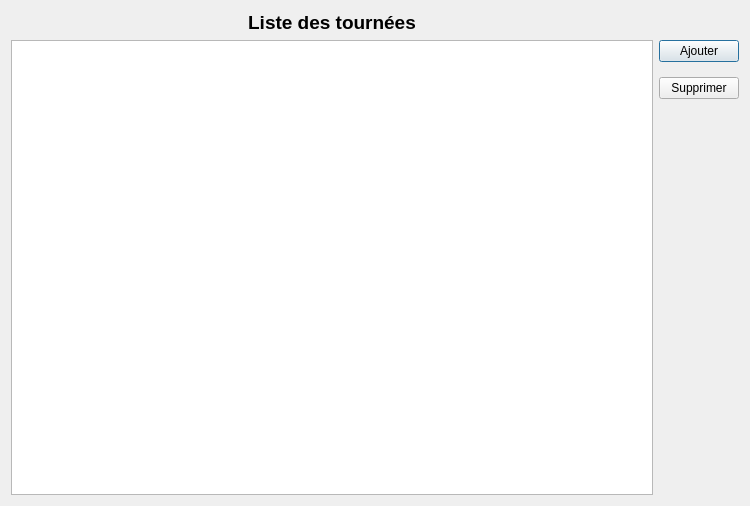
<?xml version="1.0" encoding="UTF-8"?>
<ui version="4.0">
 <class>DisplayTournee</class>
 <widget class="QDialog" name="DisplayTournee">
  <property name="geometry">
   <rect>
    <x>0</x>
    <y>0</y>
    <width>750</width>
    <height>506</height>
   </rect>
  </property>
  <property name="windowTitle">
   <string>Dialog</string>
  </property>
  <layout class="QGridLayout" name="gridLayout">
   <item row="1" column="4">
    <layout class="QVBoxLayout" name="verticalLayout">
     <property name="spacing">
      <number>15</number>
     </property>
     <property name="leftMargin">
      <number>0</number>
     </property>
     <item>
      <widget class="QPushButton" name="addTourBtn">
       <property name="text">
        <string>Ajouter</string>
       </property>
      </widget>
     </item>
     <item>
      <widget class="QPushButton" name="dltTourBtn">
       <property name="text">
        <string>Supprimer</string>
       </property>
       <property name="checkable">
        <bool>false</bool>
       </property>
      </widget>
     </item>
     <item>
      <spacer name="verticalSpacer">
       <property name="orientation">
        <enum>Qt::Vertical</enum>
       </property>
       <property name="sizeHint" stdset="0">
        <size>
         <width>20</width>
         <height>40</height>
        </size>
       </property>
      </spacer>
     </item>
    </layout>
   </item>
   <item row="1" column="0">
    <widget class="QTableView" name="dispTourTable">
     <property name="selectionBehavior">
      <enum>QAbstractItemView::SelectRows</enum>
     </property>
     <property name="sortingEnabled">
      <bool>true</bool>
     </property>
    </widget>
   </item>
   <item row="0" column="0">
    <widget class="QLabel" name="label">
     <property name="font">
      <font>
       <pointsize>14</pointsize>
       <bold>true</bold>
      </font>
     </property>
     <property name="layoutDirection">
      <enum>Qt::LeftToRight</enum>
     </property>
     <property name="text">
      <string>Liste des tournées</string>
     </property>
     <property name="textFormat">
      <enum>Qt::AutoText</enum>
     </property>
     <property name="alignment">
      <set>Qt::AlignCenter</set>
     </property>
     <property name="wordWrap">
      <bool>false</bool>
     </property>
    </widget>
   </item>
  </layout>
 </widget>
 <resources/>
 <connections/>
</ui>
